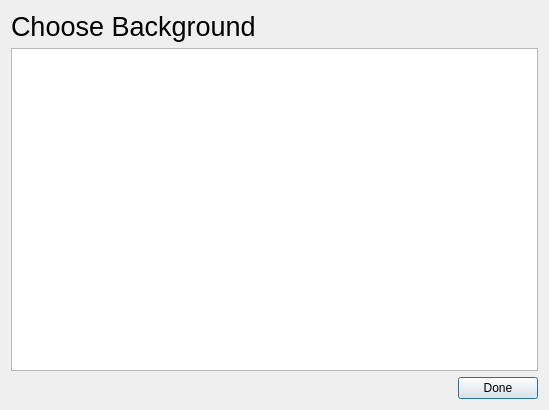
<?xml version="1.0" encoding="UTF-8"?>
<ui version="4.0">
 <class>ChooseBackground</class>
 <widget class="QDialog" name="ChooseBackground">
  <property name="geometry">
   <rect>
    <x>0</x>
    <y>0</y>
    <width>549</width>
    <height>410</height>
   </rect>
  </property>
  <property name="windowTitle">
   <string>Dialog</string>
  </property>
  <layout class="QGridLayout" name="gridLayout">
   <item row="2" column="0">
    <spacer name="horizontalSpacer">
     <property name="orientation">
      <enum>Qt::Horizontal</enum>
     </property>
     <property name="sizeHint" stdset="0">
      <size>
       <width>40</width>
       <height>20</height>
      </size>
     </property>
    </spacer>
   </item>
   <item row="1" column="0" colspan="2">
    <widget class="QListWidget" name="listWidget"/>
   </item>
   <item row="0" column="0" colspan="2">
    <widget class="QLabel" name="label_15">
     <property name="font">
      <font>
       <pointsize>20</pointsize>
      </font>
     </property>
     <property name="text">
      <string>Choose Background</string>
     </property>
    </widget>
   </item>
   <item row="2" column="1">
    <widget class="QPushButton" name="pushButton">
     <property name="text">
      <string>Done</string>
     </property>
     <property name="icon">
      <iconset theme="dialog-ok"/>
     </property>
    </widget>
   </item>
  </layout>
 </widget>
 <resources/>
 <connections/>
</ui>
